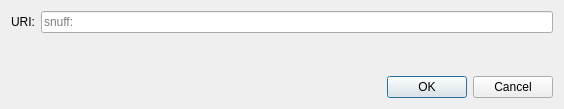
<?xml version="1.0" encoding="UTF-8"?>
<ui version="4.0">
 <class>OpenURIDialog</class>
 <widget class="QDialog" name="OpenURIDialog">
  <property name="geometry">
   <rect>
    <x>0</x>
    <y>0</y>
    <width>564</width>
    <height>109</height>
   </rect>
  </property>
  <property name="windowTitle">
   <string>Open snuff URI</string>
  </property>
  <layout class="QVBoxLayout" name="verticalLayout">
   <item>
    <layout class="QHBoxLayout" name="horizontalLayout">
     <item>
      <widget class="QLabel" name="label">
       <property name="text">
        <string>URI:</string>
       </property>
      </widget>
     </item>
     <item>
      <widget class="QValidatedLineEdit" name="uriEdit">
       <property name="placeholderText">
        <string notr="true">snuff:</string>
       </property>
      </widget>
     </item>
    </layout>
   </item>
   <item>
    <spacer name="verticalSpacer">
     <property name="orientation">
      <enum>Qt::Vertical</enum>
     </property>
     <property name="sizeHint" stdset="0">
      <size>
       <width>20</width>
       <height>40</height>
      </size>
     </property>
    </spacer>
   </item>
   <item>
    <widget class="QDialogButtonBox" name="buttonBox">
     <property name="orientation">
      <enum>Qt::Horizontal</enum>
     </property>
     <property name="standardButtons">
      <set>QDialogButtonBox::Cancel|QDialogButtonBox::Ok</set>
     </property>
    </widget>
   </item>
  </layout>
 </widget>
 <customwidgets>
  <customwidget>
   <class>QValidatedLineEdit</class>
   <extends>QLineEdit</extends>
   <header>qt/qvalidatedlineedit.h</header>
  </customwidget>
 </customwidgets>
 <resources/>
 <connections>
  <connection>
   <sender>buttonBox</sender>
   <signal>accepted()</signal>
   <receiver>OpenURIDialog</receiver>
   <slot>accept()</slot>
   <hints>
    <hint type="sourcelabel">
     <x>248</x>
     <y>254</y>
    </hint>
    <hint type="destinationlabel">
     <x>157</x>
     <y>274</y>
    </hint>
   </hints>
  </connection>
  <connection>
   <sender>buttonBox</sender>
   <signal>rejected()</signal>
   <receiver>OpenURIDialog</receiver>
   <slot>reject()</slot>
   <hints>
    <hint type="sourcelabel">
     <x>316</x>
     <y>260</y>
    </hint>
    <hint type="destinationlabel">
     <x>286</x>
     <y>274</y>
    </hint>
   </hints>
  </connection>
 </connections>
</ui>
